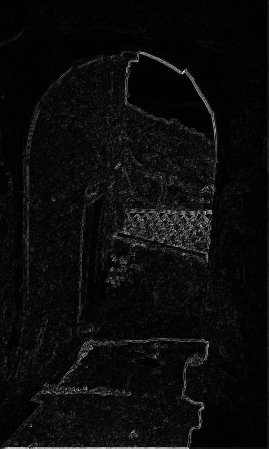
#> input picture Dahl.Anders.Midterm/Q8/images/portal.png, 269 x 449 px
$ jupyter execute Q8.ipynb   (shell and % lines are left out)
#> lines starting #> are read from the running program, lines starting #| are printed output that depends on the picture
# Custom Color Wheel

[cell 1]
# Used http://juanreyero.com/article/python/python-convolution.html
# as a reference

## Adds all the needed python libraries
import matplotlib.pyplot as plt
import matplotlib.image as mpimg
import numpy as np
from PIL import Image
from scipy import signal as sg
from skimage import color

# Matplot defaults
plt.rcParams['image.cmap'] = 'gray' # Display grayscale images in... grayscale.
plt.rcParams['image.interpolation'] = 'none' # Use nearest-neighbour
plt.rcParams['figure.figsize'] = 5, 5 # Sets the default figure size

# Open the image as an array. Make sure that the image we read is stored
# as an array of floats.
def np_from_img(fname):
    # Handle hsv images
#> called with fname = 'images/portal.png'
    img = np.asarray(Image.open(fname), dtype=np.float32)
    if img.ndim == 3:
        img = color.hsv2rgb(img)
    return img


# Normalize the image. Normalization is a process that changes the range
# of pixel intensity values.
def norm(ar):
    return 255.*np.absolute(ar)/np.max(ar)

# Normalize and round before saving back as 8-bit integers.
# ar -> normalized array
# fname -> file name to save as
def save_as_img(ar, fname):
    Image.fromarray(ar.round().astype(np.uint8)).save(fname)

# Takes two arrays and chops them off as required,
# so that they end up having the same size:
def common_size(a1, a2):
    """Chop-off the first rows and cols from the two numpy arrays a1
    and a2 so that they end up having the same size.
    >>> print common_size(np.array([[0, 0],
    ...                             [1, 2],
    ...                             [3, 4]]),
    ...                   np.array([[0, 5, 6],
    ...                             [0, 7, 8]]))
    (array([[1, 2],
           [3, 4]]), array([[5, 6],
           [7, 8]]))
    """
    (r1, c1) = a1.shape
#> r1 = 449; c1 = 270
    (r2, c2) = a2.shape
#> r2 = 450; c2 = 269
    return (a1[r1-r2 if r1>r2 else 0:,
               c1-c2 if c1>c2 else 0:],
            a2[r2-r1 if r2>r1 else 0::,
               c2-c1 if c2>c1 else 0:])

# Combine the horizontal and vertical edges. Now it detects
# both of them. We compute the length of a vector that the horizontal
# edges and the vertical edges would form on any given point.
# A convolution with (1, -1) finds the vertical edges, and
# a convolution with (1, -1).T finds the horizontal edges.
def gradient(im):
    imv, imh = common_size(sg.convolve(im, [[1., -1.]]),
                           sg.convolve(im, [[1.], [-1.]]))
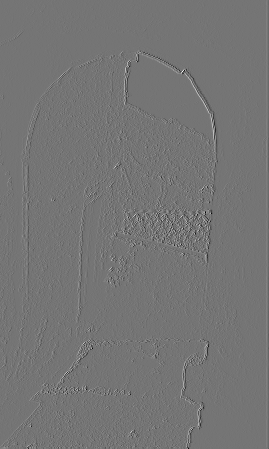
#> imv: shape (449, 269) float64; min -188, max 221, mean 0; drawn with min black and max white
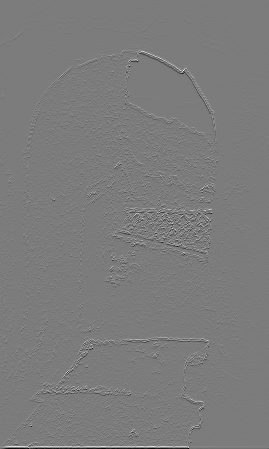
#> imh: shape (449, 269) float64; min -211, max 222, mean 0; drawn with min black and max white
    return np.sqrt(np.power(imv, 2)+np.power(imh, 2))
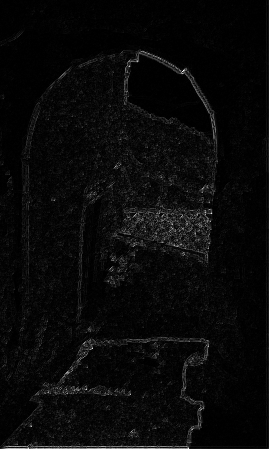
#> returned value: shape (449, 269) float64; min 0, max 276.6, mean 10.3; drawn with min black and max white

# Open the image.
img = np_from_img('images/portal.png')

# Find the horizontal and vertical edges.
img_edge_detection = gradient(img)

# Save the image with the edges highlighted.
save_as_img(norm(img_edge_detection), 'images/portal.png')

# Display the original image
plt.figure(1)
plt.axis('off')
plt.title('Original image')
plt.imshow(img)

# Display the image with edges highlighted
plt.figure(2)
plt.axis('off')
plt.title('Edges highlighted image')
plt.imshow(img_edge_detection)

$ run again, with Dahl.Anders.Midterm/Q8/images/image1.jpg saved as Dahl.Anders.Midterm/Q8/images/portal.png
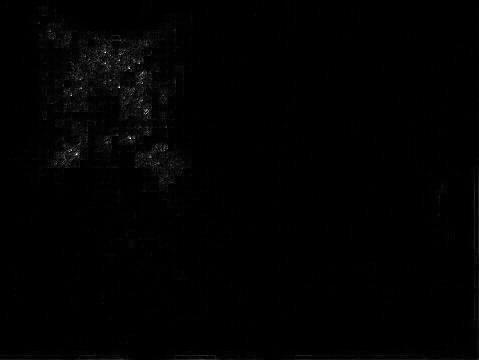
#> input picture Dahl.Anders.Midterm/Q8/images/image1.jpg, 479 x 360 px
#> in gradient, `imv, imh = common_size(sg.convolve(im, [[1., -1.]]), sg.convolve(im, [..`:
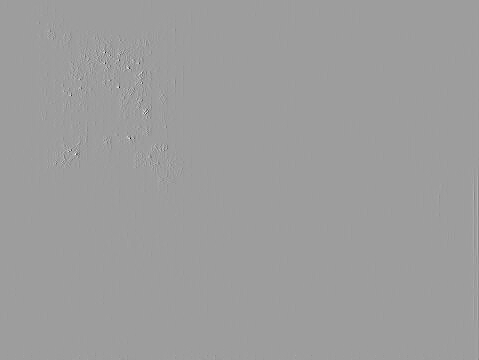
#> imv: shape (360, 479) float64; min -241, max 149, mean 0; drawn with min black and max white
